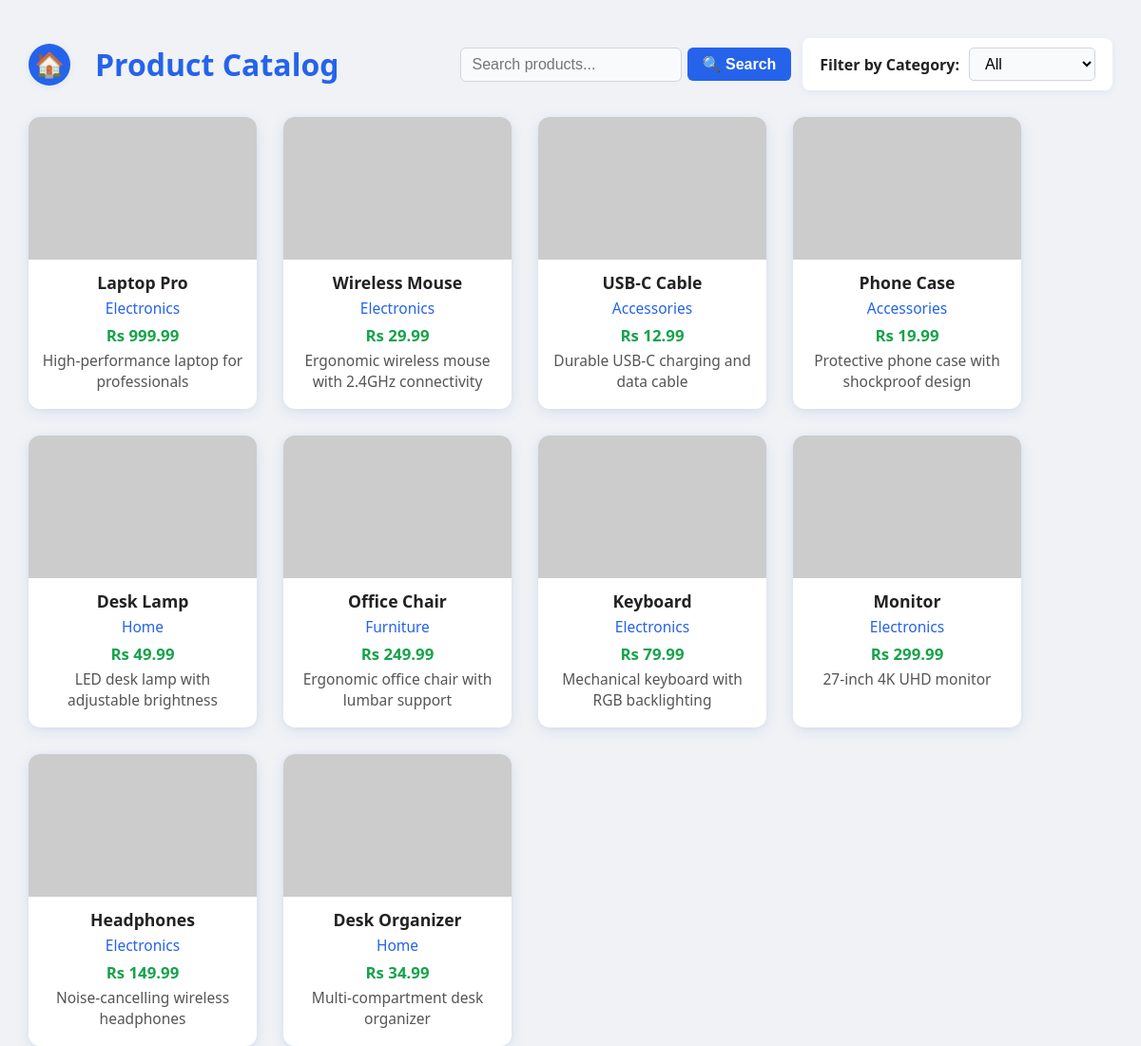
Screenshot of /public/product_list.php (signed in) with the database file from the repository.
### tables this page shows
CREATE TABLE IF NOT EXISTS `products` (
  `id` INT AUTO_INCREMENT PRIMARY KEY,
  `name` VARCHAR(255) NOT NULL,
  `category` VARCHAR(100) NOT NULL,
  `price` DECIMAL(10, 2) NOT NULL,
  `description` TEXT,
  `image` VARCHAR(255),
  `stock` INT DEFAULT 100,
  `created_at` TIMESTAMP DEFAULT CURRENT_TIMESTAMP,
  `updated_at` TIMESTAMP DEFAULT CURRENT_TIMESTAMP ON UPDATE CURRENT_TIMESTAMP,
  INDEX `idx_category` (`category`),
  INDEX `idx_name` (`name`)
);

### public/product_list.php (the view, shortened to what this page needs)
<?php
require_once 'init.php';
$query = "SELECT * FROM products WHERE 1";
$params = [];
$stmt = $pdo->prepare($query);
$stmt->execute($params);
$products = $stmt->fetchAll(PDO::FETCH_ASSOC);
?>
<!DOCTYPE html>
<html lang="en">
<head>
</head>
<body>
<div class="container">
    <div class="catalog-header">
        <div class="catalog-left">
            <a href="../dashboard.php" class="dashboard-icon-link" title="Go to Dashboard">
                <span>🏠</span>
            </a>
            <h2>Product Catalog</h2>
        </div>
        <form class="search-form" method="get" action="product_list.php">
            <input type="text" name="search" placeholder="Search products..." value="<?= htmlspecialchars($_GET['search'] ?? '') ?>">
            <button type="submit">🔍 Search</button>
        </form>
        <form class="filter-form" method="get">
            <label for="category">Filter by Category:</label>
            <select name="category" id="category" onchange="this.form.submit()">
                <option value="">All</option>
            </select>
        </form>
    </div>
    <div class="product-grid">
        <?php if (empty($products)): ?>
            <div style="width:100%;text-align:center;color:#888;font-size:1.2rem;padding:40px 0;">
                No products found.
            </div>
        <?php else: ?>
            <?php foreach ($products as $product): ?>
                <div class="product-card">
                    <?php if (!empty($product['image'])): ?>
                        <img src="../images/<?= htmlspecialchars($product['image']) ?>" alt="Product Image">
                    <?php else: ?>
                        <img src="https://via.placeholder.com/240x150?text=No+Image" alt="Product Image">
                    <?php endif; ?>
                    <div class="product-name"><?= htmlspecialchars($product['name']) ?></div>
                    <div class="product-category"><?= htmlspecialchars($product['category']) ?></div>
                    <div class="product-price">Rs <?= htmlspecialchars($product['price']) ?></div>
                    <div class="product-desc"><?= htmlspecialchars($product['description']) ?></div>
                </div>
            <?php endforeach; ?>
        <?php endif; ?>
    </div>
</div>
</body>

### public/product_list.php (style rules this page uses)
body { font-family: 'Segoe UI', Arial, sans-serif; background: #f0f2f5; margin: 0; min-height: 100vh; }
.container { width: 95%; max-width: 1200px; margin: 40px auto 0 auto; }
.catalog-header { display: flex; justify-content: space-between; align-items: center; margin-bottom: 28px; gap: 12px; flex-wrap: wrap; }
.catalog-left { display: flex; align-items: center; gap: 18px; }
.dashboard-icon-link { display: flex; align-items: center; justify-content: center; width: 44px; height: 44px; background: #2563eb; border-radius: 50%; text-decoration: none; margin-right: 8px; box-shadow: 0 2px 8px rgba(37,99,235,0.08); transition: background 0.2s, box-shadow 0.2s; }
.dashboard-icon-link span { font-size: 1.6rem; color: #fff; }
.catalog-header h2 { color: #2563eb; font-size: 2rem; font-weight: 700; margin: 0; }
.search-form { display: flex; align-items: center; gap: 6px; margin-left: auto; }
.search-form input[type="text"] { padding: 8px 12px; border-radius: 6px; border: 1.5px solid #d1d5db; font-size: 1rem; background: #f9fafb; transition: border-color 0.3s; }
.search-form button { background: #2563eb; color: #fff; border: none; border-radius: 6px; padding: 8px 16px; font-size: 1rem; font-weight: 600; cursor: pointer; transition: background 0.2s; }
.filter-form { background: #fff; border-radius: 8px; padding: 10px 18px; box-shadow: 0 2px 8px rgba(37,99,235,0.07); display: flex; align-items: center; gap: 10px; }
.filter-form label { font-weight: 600; color: #222; font-size: 1rem; }
.filter-form select { padding: 7px 12px; border-radius: 5px; border: 1.5px solid #d1d5db; font-size: 1rem; background: #f9fafb; transition: border-color 0.3s; }
.product-grid { display: flex; flex-wrap: wrap; gap: 28px; justify-content: flex-start; }
.product-card { background: #fff; border-radius: 12px; box-shadow: 0 4px 16px rgba(37,99,235,0.10), 0 1.5px 6px rgba(0,0,0,0.04); width: 240px; padding: 0 0 18px 0; display: flex; flex-direction: column; align-items: center; transition: box-shadow 0.2s; text-align: center; position: relative; }
.product-card img { width: 100%; height: 150px; object-fit: cover; border-radius: 12px 12px 0 0; background: #f3f4f6; }
.product-card .product-name { font-size: 1.1rem; font-weight: 700; margin: 12px 0 4px 0; color: #222; }
.product-card .product-category { font-size: 0.97rem; color: #2563eb; margin-bottom: 6px; }
.product-card .product-price { font-size: 1.05rem; color: #16a34a; font-weight: 600; margin-bottom: 4px; }
.product-card .product-desc { font-size: 0.97rem; color: #555; margin-bottom: 0; padding: 0 10px; }

### rows the page displays
products: name "Laptop Pro", category "Electronics", price "999.99", description "High-performance laptop for professionals"
products: name "Wireless Mouse", category "Electronics", price "29.99", description "Ergonomic wireless mouse with 2.4GHz connectivity"
products: name "USB-C Cable", category "Accessories", price "12.99", description "Durable USB-C charging and data cable"
products: name "Phone Case", category "Accessories", price "19.99", description "Protective phone case with shockproof design"
products: name "Desk Lamp", category "Home", price "49.99", description "LED desk lamp with adjustable brightness"
products: name "Office Chair", category "Furniture", price "249.99", description "Ergonomic office chair with lumbar support"
products: name "Keyboard", category "Electronics", price "79.99", description "Mechanical keyboard with RGB backlighting"
products: name "Monitor", category "Electronics", price "299.99", description "27-inch 4K UHD monitor"
products: name "Headphones", category "Electronics", price "149.99", description "Noise-cancelling wireless headphones"
products: name "Desk Organizer", category "Home", price "34.99", description "Multi-compartment desk organizer"
